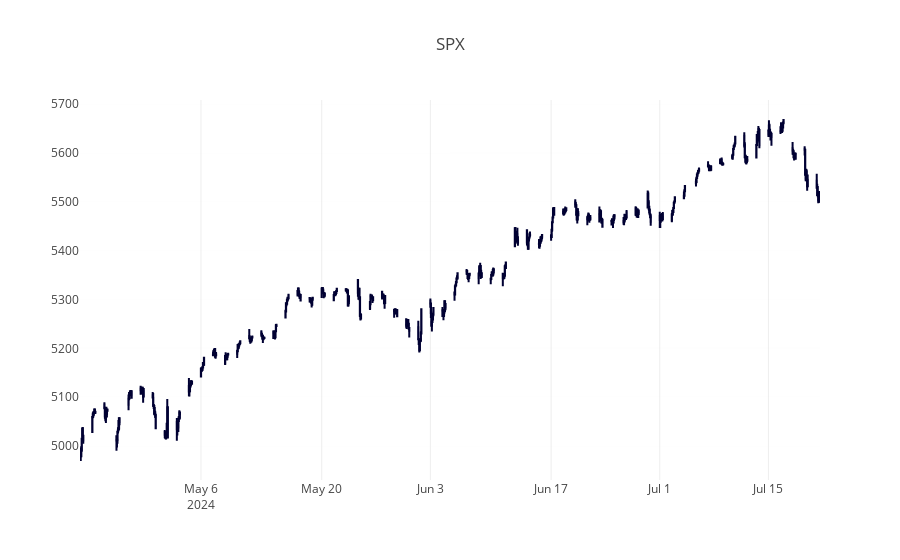

This figure's notebook cell:
### Code cell
stock = yf.download('^SPX', period='3mo', interval='1h')
data = stock.tz_convert('CET')

data['Datetime'] = pd.to_datetime(data.index)

format = '%Y-%m-%d %H:%M'

fig = make_subplots(rows=1, cols=1, shared_xaxes=True, 
                    vertical_spacing=0.05)

fig.add_trace(go.Candlestick(x=data.index,
                             open=data['Open'],
                             high=data['High'],
                             low=data['Low'],
                             close=data['Close'],
                             name='Candlestick'))


alldays = set(data['Datetime'].min() + timedelta(days=x) for x in range((data['Datetime'].max() - data['Datetime'].min()).days + 1))
missing = sorted(set(alldays) - set(data['Datetime']))

fig.update_xaxes(rangebreaks=[dict(values=missing)])

fig.update_layout(title=f'SPX', 
                  xaxis_title='', yaxis_title='',
                  yaxis=dict(
                            gridcolor='rgba(200, 200, 200, 0.03)',
                            gridwidth=1
                    ),
                  xaxis_rangeslider_visible=False,
                  height=700,
                  dragmode='drawline',
                  shapes=[],
                  newshape=dict(line=dict(color="red")),
                  modebar_add=['drawline','eraseshape'],
                  showlegend=False)

### Figure 1 — Plotly figure (JSON) as saved in the notebook; plotly's stock layout.template omitted (floating-point values rounded to 4 significant figures; data arrays with more than 128 entries replaced by an {"elided": "..."} marker saying what was removed)
{"data": [{"close": {"elided": "430 float values"}, "high": {"elided": "430 float values"}, "low": {"elided": "430 float values"}, "name": "Candlestick", "open": {"elided": "430 float values"}, "type": "candlestick", "x": {"elided": "430 str values"}}], "layout": {"autosize": true, "dragmode": "drawline", "modebar": {"add": ["drawline", "eraseshape"]}, "newshape": {"line": {"color": "red"}}, "showlegend": false, "title": {"text": "SPX"}, "xaxis": {"anchor": "y", "autorange": true, "domain": [0, 1], "range": ["2024-04-22 15:00", "2024-07-19 22:00"], "rangebreaks": [{"values": ["2024-04-27T15:30:00+02:00", "2024-04-28T15:30:00+02:00", "2024-05-04T15:30:00+02:00", "2024-05-05T15:30:00+02:00", "2024-05-11T15:30:00+02:00", "2024-05-12T15:30:00+02:00", "2024-05-18T15:30:00+02:00", "2024-05-19T15:30:00+02:00", "2024-05-25T15:30:00+02:00", "2024-05-26T15:30:00+02:00", "2024-05-27T15:30:00+02:00", "2024-06-01T15:30:00+02:00", "2024-06-02T15:30:00+02:00", "2024-06-08T15:30:00+02:00", "2024-06-09T15:30:00+02:00", "2024-06-15T15:30:00+02:00", "2024-06-16T15:30:00+02:00", "2024-06-19T15:30:00+02:00", "2024-06-22T15:30:00+02:00", "2024-06-23T15:30:00+02:00", "2024-06-29T15:30:00+02:00", "2024-06-30T15:30:00+02:00", "2024-07-04T15:30:00+02:00", "2024-07-06T15:30:00+02:00", "2024-07-07T15:30:00+02:00", "2024-07-13T15:30:00+02:00", "2024-07-14T15:30:00+02:00"]}], "rangeslider": {"visible": false, "yaxis": {}}, "title": {"text": ""}, "type": "date"}, "yaxis": {"anchor": "x", "autorange": true, "domain": [0, 1], "gridcolor": "rgba(200, 200, 200, 0.03)", "gridwidth": 1, "range": [4930.0, 5709.0], "title": {"text": ""}}}}
